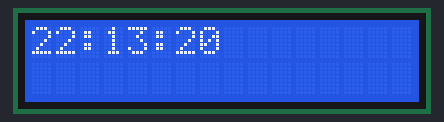
Simulated run of this sketch. Board: Arduino Uno, built with avr-gcc and run on an emulated ATmega328P. Parts: 16×2 character LCD. The local clock reads 2024-03-15 10:24:30 at power-on unless the sketch sets it.

Above: at 0.1 s.
At 4.2 s:
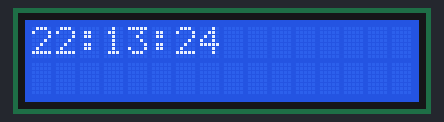
At 9.2 s:
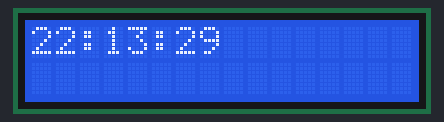
At 19.4 s:
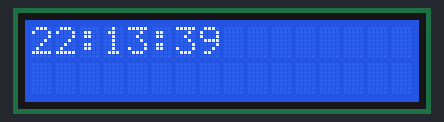
At 28.5 s:
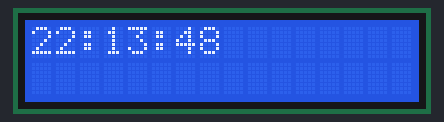
At 38.6 s:
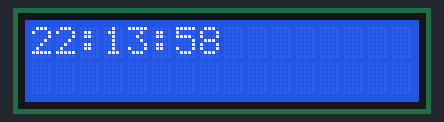

The sketch:

LCD_RTC.ino
```cpp
#include <Wire.h>
#include <LiquidCrystal_I2C.h>
#include <RTClib.h>

// Initialize the RTC library
RTC_DS3231 rtc;

// Initialize the LCD on address 0x27 for a 16 chars and 2 line display
LiquidCrystal_I2C lcd(0x27, 16, 2);

void setup() {
  // Initialize the I2C communication
  Wire.begin();

  // Initialize the LCD
  lcd.init();
  lcd.backlight();

  // Initialize the RTC module
  if (!rtc.begin()) {
    lcd.print("Couldn't find RTC");
    while (1);
  }

  // This line sets the RTC with an explicit date & time
  // For example, to set January 2, 2024, at 15:30:00 you would call:
  rtc.adjust(DateTime(F(__DATE__), F(__TIME__)));
}

void loop() {
  // Get the current time
  DateTime now = rtc.now();

  // Clear the LCD and set the cursor to the beginning
  lcd.clear();
  lcd.setCursor(0, 0);

  // Print the current time to the LCD
  lcd.print(now.hour(), DEC);
  lcd.print(':');
  lcd.print(now.minute(), DEC);
  lcd.print(':');
  lcd.print(now.second(), DEC);

  // Wait for a second
  delay(1000);
}
```

Measured:
- what the display in image 1 shows lasts 1.0 s, from 4.1 s to 5.1 s
